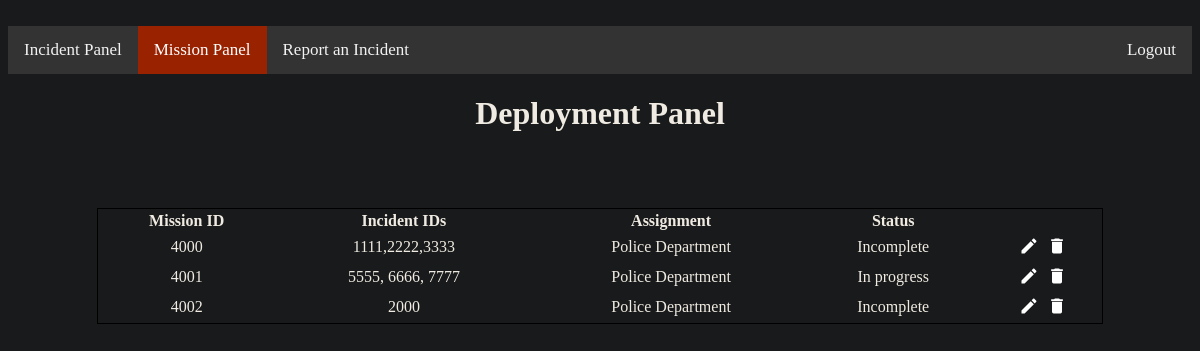
Page /deploymentPanel on the committed database.
### tables this page shows
CREATE TABLE Mission (missionID INT (0, 4) PRIMARY KEY, incidentList TEXT, missionAssignment TEXT, missionStatus TEXT DEFAULT Incomplete);

### Prototype/views.py (the view, shortened to what this page needs)
@app.route('/deploymentPanel', methods=['POST', 'GET'])
def deploymentPanel():
    roles = ["Officer", "Manager"]
    global USER
    if not authenticate(roles):
        if USER == None or request.referrer == None:
            return redirect(url_for('login'))
        return redirect(request.referrer)
    var = False
    missions = pullMission()
    missionID = [m[0] for m in missions]
    missionList = [m[1] for m in missions]
    team = [m[2] for m in missions]
    status = [m[3] for m in missions]
    length = len(missionID)
    return render_template('deploymentTable.html', length=length, missionID=missionID, missionList=missionList, team=team, status=status, var=var)

### Prototype/views.py (called while the page is built)
def authenticate(roles):
    global USER
    if USER not in roles and USER != "Admin":
        return False
    return True

def pullMission():
    conn = sqlite3.connect("callCenter.db")
    cur = conn.cursor()
    mis = cur.execute('SELECT * FROM Mission')
    mis = cur.fetchall()
    conn.commit()
    cur.close()
    conn.close()
    return mis

### Prototype/templates/deploymentTable.html
﻿{% extends "deploymentPanel.html" %}
{% block table %}
    {% for i in range(length) %}
    <tr class="data">
        <td>{{missionID[i]}}</td>
        <td>{{missionList[i]}}</td>
        <td>{{team[i]}}</td>
        {% if var == True %}
        <td><input type="text" placeholder="{{status[i]}}" name="status" /></td>
        {% else %}
        <td>{{status[i]}}</td>
        {% endif %}
        <td>
            <button name="edit" value="{{missionID[i]}}" style="cursor: pointer; background-color: transparent; border: 0px; width: 24px; height: 24px;">
                <svg viewBox="0 0 24 24" style="width:20px; height: 20px;">
                    <path fill="#FFF" d="M20.71,7.04C21.1,6.65 21.1,6 20.71,5.63L18.37,3.29C18,2.9 17.35,2.9 16.96,3.29L15.12,5.12L18.87,8.87M3,17.25V21H6.75L17.81,9.93L14.06,6.18L3,17.25Z" />
                </svg>
            </button>
            <button type="submit" name="delete" value="{{missionID[i]}}" style="cursor: pointer; background-color: transparent; border: 0px; width: 24px; height: 24px;">
                <svg viewBox="0 0 24 24" style="width:20px; height: 20px;">
                    <path fill="#FFF" d="M19,4H15.5L14.5,3H9.5L8.5,4H5V6H19M6,19A2,2 0 0,0 8,21H16A2,2 0 0,0 18,19V7H6V19Z" />
                </svg>
            </button>
        </td>
    </tr>
    {% endfor %}
{% endblock %}

### Prototype/templates/deploymentPanel.html (style rules this page uses)
.data { text-align: center; }

### rows in the picture
Mission: missionID "4000", incidentList "1111,2222,3333", missionAssignment "Police Department", missionStatus "Incomplete"
Mission: missionID "4001", incidentList "5555, 6666, 7777", missionAssignment "Police Department", missionStatus "In progress"
Mission: missionID "4002", incidentList "2000", missionAssignment "Police Department", missionStatus "Incomplete"
